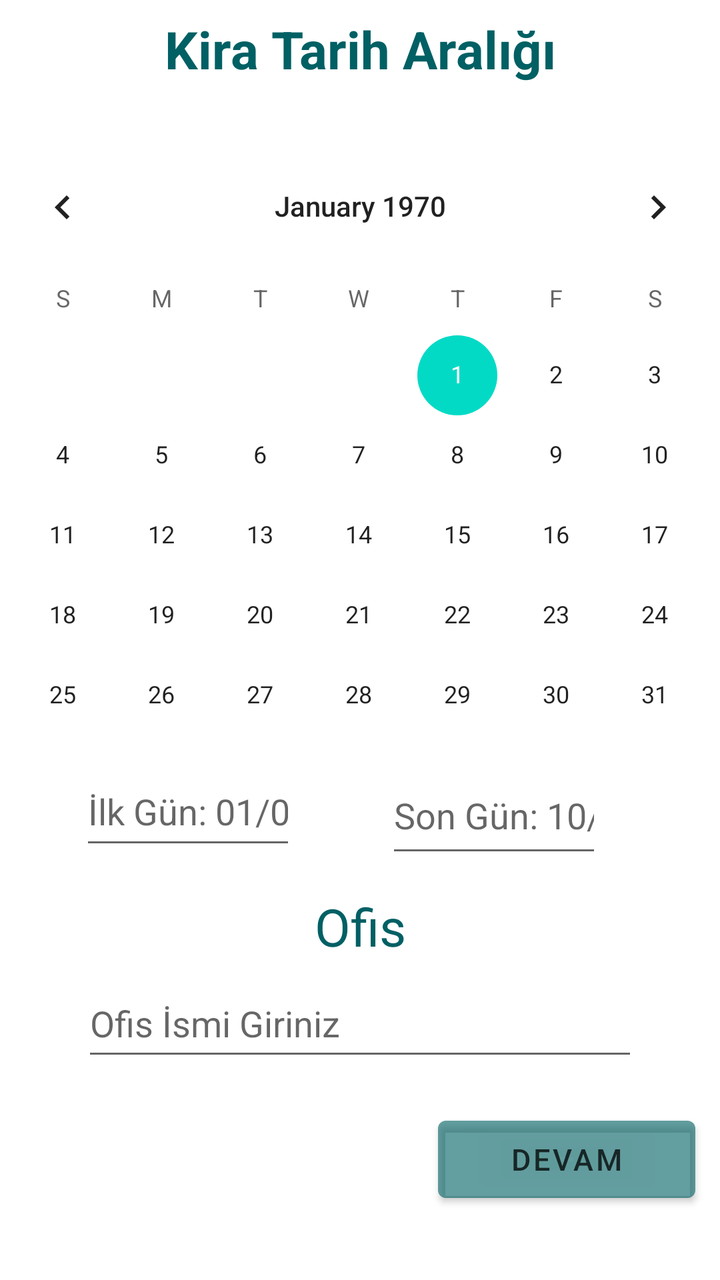
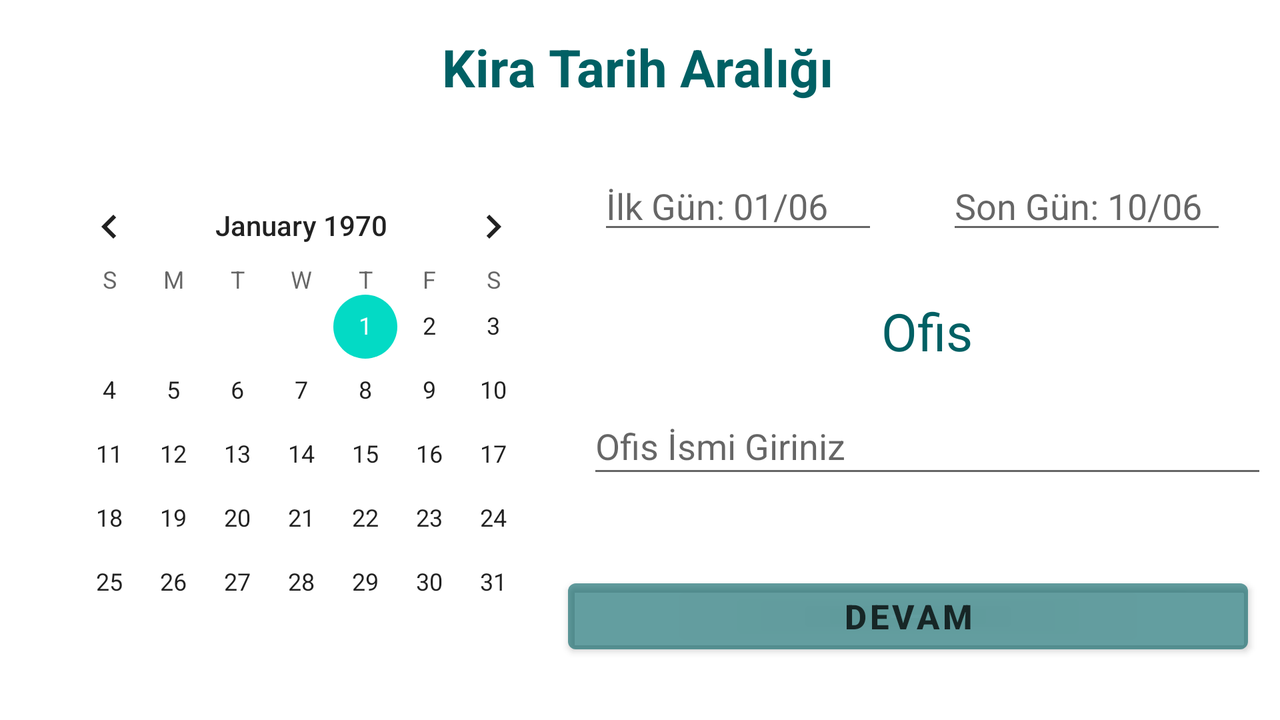

The same Android screen from two of the app's own layout files: first res/layout/ as a phone draws it, then the repository's variant for another configuration, drawn on a device whose configuration selects that folder. Both files follow.
<!-- AndroidManifest.xml: application theme Theme.VehicleRegistrationAndSelectionProject -->
<!-- res/layout/fragment_rent_date.xml -->
<?xml version="1.0" encoding="utf-8"?>
<androidx.constraintlayout.widget.ConstraintLayout xmlns:android="http://schemas.android.com/apk/res/android"
    xmlns:app="http://schemas.android.com/apk/res-auto"
    xmlns:tools="http://schemas.android.com/tools"
    android:layout_width="match_parent"
    android:layout_height="match_parent"
    tools:context=".RentDateFragment">


    <CalendarView
        android:id="@+id/calendarView2"
        android:layout_width="387dp"
        android:layout_height="296dp"
        android:layout_marginStart="21dp"
        android:layout_marginEnd="21dp"
        android:layout_marginBottom="13dp"
        app:layout_constraintBottom_toTopOf="@+id/rentStartDate"
        app:layout_constraintEnd_toEndOf="parent"
        app:layout_constraintStart_toStartOf="parent"
        app:layout_constraintTop_toBottomOf="@+id/rentDateTextView" />

    <EditText
        android:id="@+id/rentStartDate"
        android:layout_width="0dp"
        android:layout_height="0dp"
        android:layout_marginStart="40dp"
        android:layout_marginEnd="45dp"
        android:layout_marginBottom="16dp"
        android:ems="10"
        android:hint="İlk Gün: 01/06"
        android:inputType="date"
        app:layout_constraintBottom_toTopOf="@+id/textView2"
        app:layout_constraintEnd_toStartOf="@+id/editTextDate2"
        app:layout_constraintStart_toStartOf="parent"
        app:layout_constraintTop_toBottomOf="@+id/calendarView2" />

    <EditText
        android:id="@+id/editTextDate2"
        android:layout_width="0dp"
        android:layout_height="0dp"
        android:layout_marginTop="13dp"
        android:layout_marginEnd="59dp"
        android:layout_marginBottom="12dp"
        android:ems="10"
        android:hint="Son Gün: 10/06"
        android:inputType="date"
        app:layout_constraintBottom_toTopOf="@+id/textView2"
        app:layout_constraintEnd_toEndOf="parent"
        app:layout_constraintStart_toEndOf="@+id/rentStartDate"
        app:layout_constraintTop_toBottomOf="@+id/calendarView2" />

    <TextView
        android:id="@+id/rentDateTextView"
        android:layout_width="0dp"
        android:layout_height="0dp"
        android:layout_marginStart="31dp"
        android:layout_marginTop="7dp"
        android:layout_marginEnd="31dp"
        android:layout_marginBottom="12dp"
        android:text="Kira Tarih Aralığı"
        android:textAlignment="center"
        android:textColor="#006064"
        android:textSize="26sp"
        android:textStyle="bold"
        app:layout_constraintBottom_toTopOf="@+id/calendarView2"
        app:layout_constraintEnd_toEndOf="parent"
        app:layout_constraintStart_toStartOf="parent"
        app:layout_constraintTop_toTopOf="parent" />

    <TextView
        android:id="@+id/textView2"
        android:layout_width="329dp"
        android:layout_height="29dp"
        android:layout_marginStart="40dp"
        android:layout_marginEnd="40dp"
        android:layout_marginBottom="10dp"
        android:text="Ofis"
        android:textAlignment="center"
        android:textColor="#006064"
        android:textSize="26sp"
        app:layout_constraintBottom_toTopOf="@+id/rentOffice"
        app:layout_constraintEnd_toEndOf="parent"
        app:layout_constraintStart_toStartOf="parent"
        app:layout_constraintTop_toBottomOf="@+id/rentStartDate" />

    <EditText
        android:id="@+id/rentOffice"
        android:layout_width="0dp"
        android:layout_height="0dp"
        android:layout_marginStart="41dp"
        android:layout_marginEnd="41dp"
        android:layout_marginBottom="19dp"
        android:ems="10"
        android:hint="Ofis İsmi Giriniz"
        android:inputType="textPersonName"
        android:text=""
        app:layout_constraintBottom_toTopOf="@+id/rentButton"
        app:layout_constraintEnd_toEndOf="parent"
        app:layout_constraintStart_toStartOf="parent"
        app:layout_constraintTop_toBottomOf="@+id/textView2" />

    <Button
        android:id="@+id/rentButton"
        android:layout_width="0dp"
        android:layout_height="0dp"
        android:layout_marginStart="26dp"
        android:layout_marginEnd="26dp"
        android:layout_marginBottom="35dp"
        android:backgroundTint="#60006064"
        android:text="Devam"
        android:textColor="#C1000000"
        android:textSize="15sp"
        app:layout_constraintBottom_toBottomOf="parent"
        app:layout_constraintEnd_toEndOf="@+id/calendarView2"
        app:layout_constraintHorizontal_bias="0.0"
        app:layout_constraintStart_toStartOf="@+id/editTextDate2"
        app:layout_constraintTop_toBottomOf="@+id/rentOffice" />

</androidx.constraintlayout.widget.ConstraintLayout>
<!-- resources referenced by this layout -->
<resources>
  <style name="Theme.VehicleRegistrationAndSelectionProject" parent="Theme.MaterialComponents.DayNight.DarkActionBar">
          
          <item name="colorPrimary">@color/purple_500</item>
          <item name="colorPrimaryVariant">@color/purple_700</item>
          <item name="colorOnPrimary">@color/white</item>
          
          <item name="colorSecondary">@color/teal_200</item>
          <item name="colorSecondaryVariant">@color/teal_700</item>
          <item name="colorOnSecondary">@color/black</item>
          
          <item name="android:statusBarColor">?attr/colorPrimaryVariant</item>
          
      </style>
</resources>
<!-- res/layout-land/fragment_rent_date.xml (the repository's variant of the layout above) -->
<!-- drawn on the phone turned sideways -->
<?xml version="1.0" encoding="utf-8"?>
<androidx.constraintlayout.widget.ConstraintLayout xmlns:android="http://schemas.android.com/apk/res/android"
    xmlns:app="http://schemas.android.com/apk/res-auto"
    xmlns:tools="http://schemas.android.com/tools"
    android:layout_width="match_parent"
    android:layout_height="match_parent"
    tools:context=".RentDateFragment">


    <CalendarView
        android:id="@+id/calendarView2"
        android:layout_width="260dp"
        android:layout_height="234dp"
        app:layout_constraintBottom_toBottomOf="parent"
        app:layout_constraintEnd_toEndOf="parent"
        app:layout_constraintHorizontal_bias="0.054"
        app:layout_constraintStart_toStartOf="parent"
        app:layout_constraintTop_toTopOf="parent"
        app:layout_constraintVertical_bias="0.742" />

    <EditText
        android:id="@+id/rentStartDate"
        android:layout_width="140dp"
        android:layout_height="40dp"
        android:ems="10"
        android:hint="İlk Gün: 01/06"
        android:inputType="date"
        app:layout_constraintBottom_toTopOf="@+id/textView2"
        app:layout_constraintEnd_toEndOf="parent"
        app:layout_constraintHorizontal_bias="0.598"
        app:layout_constraintStart_toStartOf="parent"
        app:layout_constraintTop_toBottomOf="@+id/rentDateTextView" />

    <EditText
        android:id="@+id/editTextDate2"
        android:layout_width="140dp"
        android:layout_height="40dp"
        android:ems="10"
        android:hint="Son Gün: 10/06"
        android:inputType="date"
        app:layout_constraintBottom_toTopOf="@+id/textView2"
        app:layout_constraintEnd_toEndOf="parent"
        app:layout_constraintHorizontal_bias="0.564"
        app:layout_constraintStart_toEndOf="@+id/rentStartDate"
        app:layout_constraintTop_toBottomOf="@+id/rentDateTextView" />

    <TextView
        android:id="@+id/rentDateTextView"
        android:layout_width="626dp"
        android:layout_height="40dp"
        android:layout_marginTop="16dp"
        android:text="Kira Tarih Aralığı"
        android:textAlignment="center"
        android:textColor="#006064"
        android:textSize="26sp"
        android:textStyle="bold"
        app:layout_constraintEnd_toEndOf="parent"
        app:layout_constraintHorizontal_bias="0.403"
        app:layout_constraintStart_toStartOf="parent"
        app:layout_constraintTop_toTopOf="parent" />

    <TextView
        android:id="@+id/textView2"
        android:layout_width="340dp"
        android:layout_height="35dp"
        android:text="Ofis"
        android:textAlignment="center"
        android:textColor="#006064"
        android:textSize="26sp"
        app:layout_constraintBottom_toTopOf="@+id/rentOffice"
        app:layout_constraintEnd_toEndOf="parent"
        app:layout_constraintHorizontal_bias="0.66"
        app:layout_constraintStart_toEndOf="@+id/calendarView2"
        app:layout_constraintTop_toBottomOf="@+id/rentDateTextView"
        app:layout_constraintVertical_bias="0.851" />

    <EditText
        android:id="@+id/rentOffice"
        android:layout_width="340dp"
        android:layout_height="45dp"
        android:ems="10"
        android:hint="Ofis İsmi Giriniz"
        android:inputType="textPersonName"
        android:text=""
        app:layout_constraintBottom_toBottomOf="parent"
        app:layout_constraintEnd_toEndOf="parent"
        app:layout_constraintHorizontal_bias="0.666"
        app:layout_constraintStart_toEndOf="@+id/calendarView2"
        app:layout_constraintTop_toBottomOf="@+id/rentDateTextView"
        app:layout_constraintVertical_bias="0.552" />

    <Button
        android:id="@+id/rentButton"
        android:layout_width="340dp"
        android:layout_height="45dp"
        android:backgroundTint="#60006064"
        android:text="Devam"
        android:textColor="#C1000000"
        android:textSize="17sp"
        android:textStyle="bold"
        app:layout_constraintBottom_toBottomOf="parent"
        app:layout_constraintEnd_toEndOf="parent"
        app:layout_constraintHorizontal_bias="0.947"
        app:layout_constraintStart_toStartOf="parent"
        app:layout_constraintTop_toBottomOf="@+id/rentOffice"
        app:layout_constraintVertical_bias="0.585" />

</androidx.constraintlayout.widget.ConstraintLayout>
